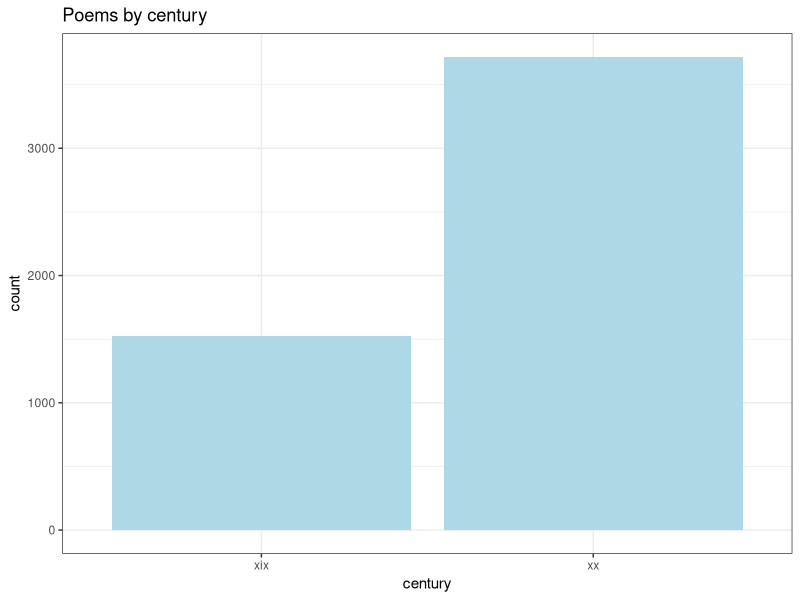
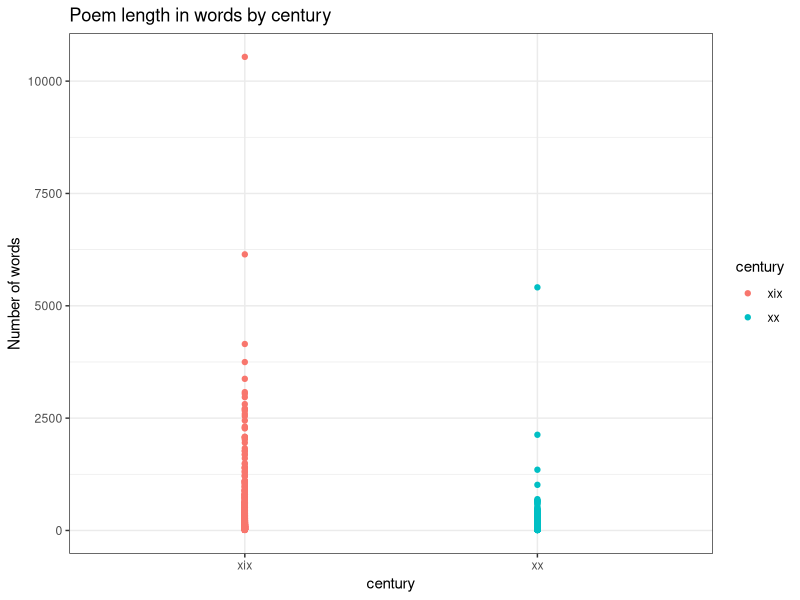
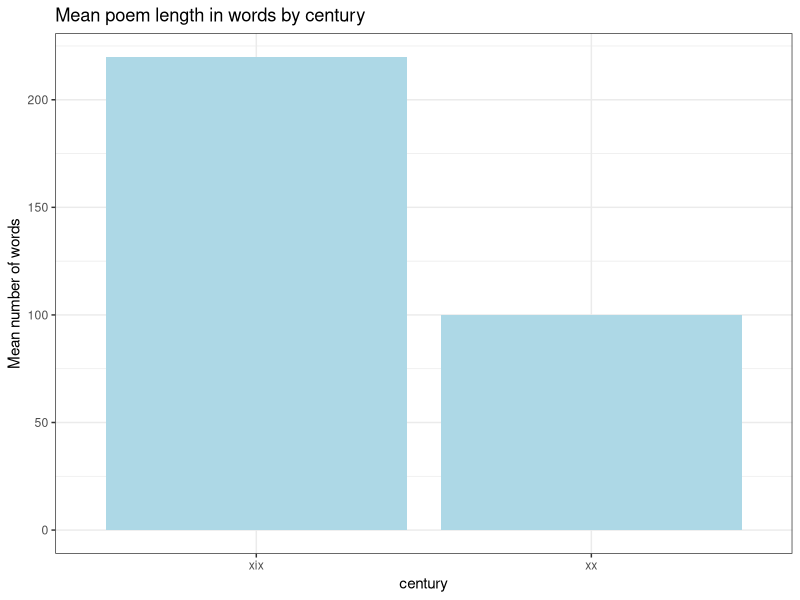
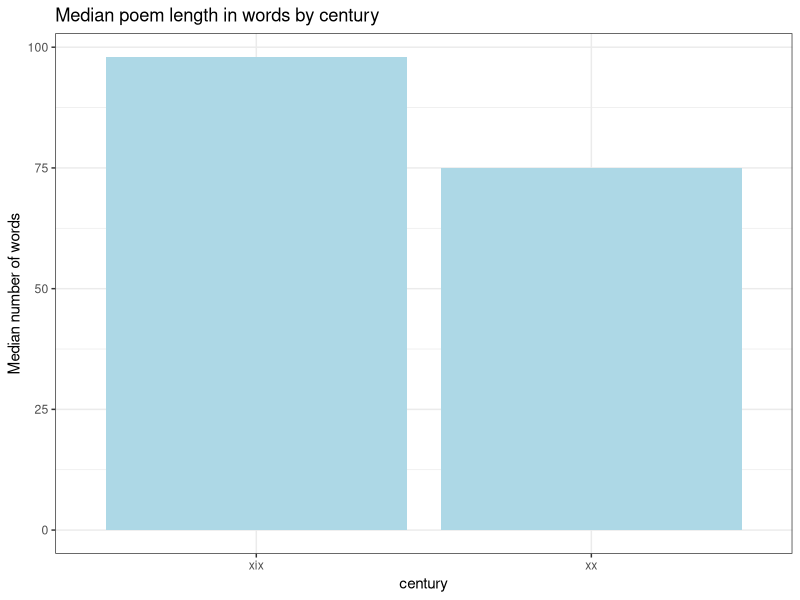
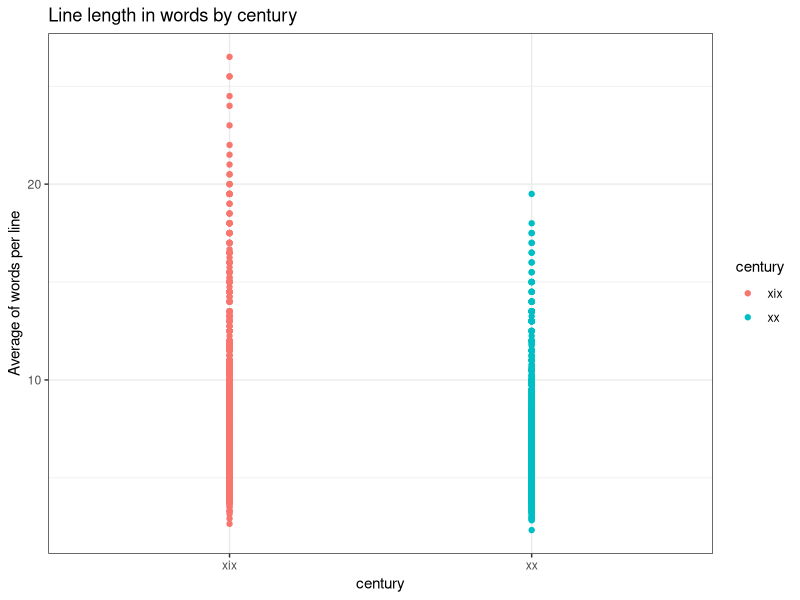
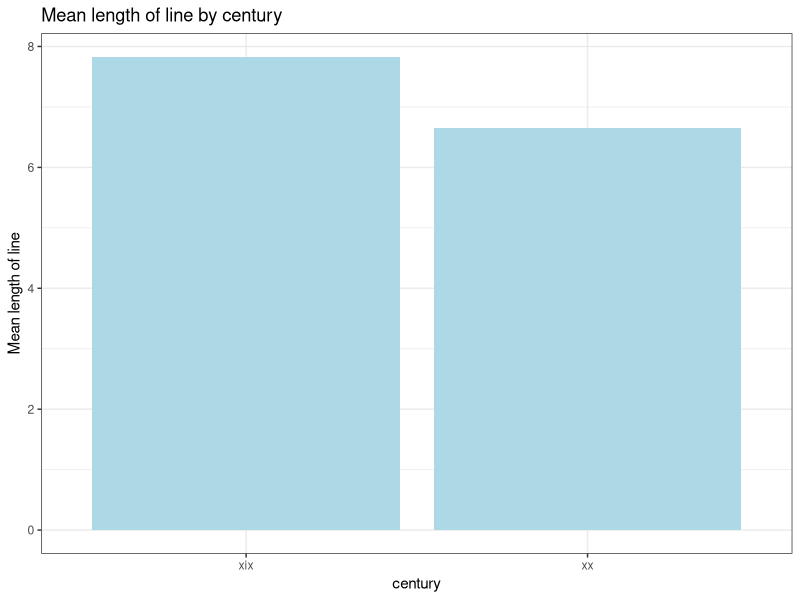
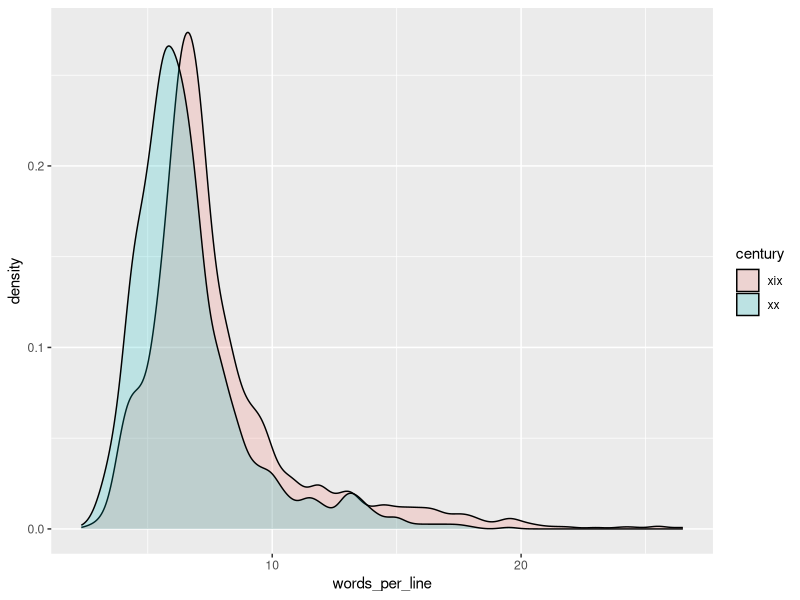
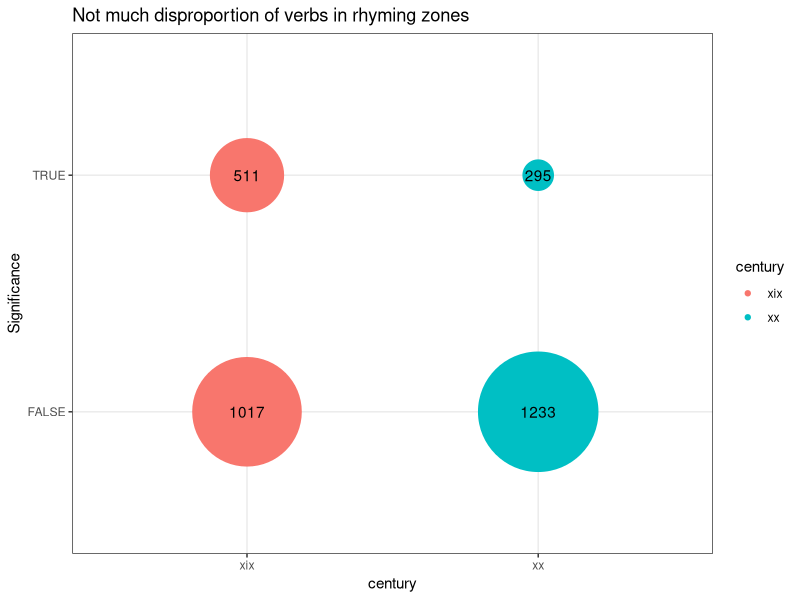

The R source for these figures, in order:
## ---- chunk 1
library(tidyverse)
poetic <- read.csv("poetic.csv")

poetic <- poetic[, c(5, 3, 11, 4, 2, 10, 6, 8, 7, 9)]
str(poetic)
## ---- chunk 2
no_rhymes <- poetic[poetic$rhymes == 0, ]
str(no_rhymes)
## ---- chunk 3
poetic <- poetic[poetic$rhymes > 0, ]
str(poetic)
## ---- chunk 4
poetic %>% 
  ggplot(aes(century)) +
  geom_bar(fill = "lightblue") +
  labs(title = "Poems by century") +
  theme_bw()
## ---- chunk 5
xx_cent <- poetic[poetic$century == "xx", ]
xix_cent <- poetic[poetic$century == "xix", ]

set.seed(42)
xx_cent_short <- sample_n(xx_cent, 1528)

poems <- rbind(xix_cent, xx_cent_short)
str(poems)
## ---- chunk 6
poems$words_per_line <- round(poems$words / poems$rhymes, 2)
poems$percentage_verbs <- round(poems$verbs / poems$words, 2)
poems$percentage_rhyming_verbs <- round(poems$rhyming_verbs / poems$rhymes, 2)

head(poems)
## ---- chunk 7
poems %>% 
  ggplot(aes(century, words))+
  geom_point(aes(color = century)) +
  labs(title = "Poem length in words by century") +
  ylab("Number of words") +
  theme_bw()
## ---- chunk 8
poems %>% 
  group_by(century) %>% 
  summarise(mean_words = mean(words))  %>% 
  ggplot(aes(x = century, y = mean_words)) +
  geom_col(fill = "lightblue") +
  labs(title = "Mean poem length in words by century") +
  ylab("Mean number of words") +
  theme_bw()
  
## ---- chunk 9
poems %>% 
  group_by(century) %>% 
  summarise(median_words = median(words))  %>% 
  ggplot(aes(x = century, y = median_words)) +
  geom_col(fill = "lightblue") +
  labs(title = "Median poem length in words by century") +
  ylab("Median number of words") +
  theme_bw()

## ---- chunk 10
poems %>% 
  group_by(century) %>%
  summarise(mean_line_length = mean(words_per_line))
## ---- chunk 11
poems %>% 
  ggplot(aes(century, words_per_line))+
  geom_point(aes(color = century)) +
  labs(title = "Line length in words by century") +
  ylab("Average of words per line") +
  theme_bw()
## ---- chunk 12
poems %>% 
  group_by(century) %>%
  summarise(mean_line_length = mean(words_per_line)) %>% 
  ggplot(aes(x = century, y = mean_line_length)) +
  geom_col(fill = "lightblue") +
  labs(title = "Mean length of line by century") +
  ylab("Mean length of line") +
  theme_bw()

## ---- chunk 13
poems %>% 
  ggplot(aes(words_per_line, fill = century))+
  geom_density(alpha = 0.2)

## ---- chunk 14
xix_cent$words_per_line <- round(xix_cent$words / xix_cent$rhymes, 2)
xx_cent_short$words_per_line <- round(xx_cent_short$words / xx_cent_short$rhymes, 2)


sd(xix_cent$words_per_line)
sd(xx_cent_short$words_per_line)

## ---- chunk 15
t.test(xix_cent$words_per_line, xx_cent_short$words_per_line, alternative = "two.sided", var.equal = FALSE)

## ---- chunk 16

btest <- function(x, n, p) {binom.test(x, n, p, alternative=
                           "two.sided", conf.level = 0.95)$p.value}
poems$pval <- mapply(btest, poems$rhyming_verbs, poems$rhymes, poems$percentage_verbs)

poems$reject_null_hyp <- poems$pval < 0.05
  
head(poems)  

## ---- chunk 17
poems$fewer_rhyming_verbs <- poems$percentage_rhyming_verbs < poems$percentage_verbs

head(poems)
## ---- chunk 18
significantly_fewer_r_verbs <- poems[(poems$fewer_rhyming_verbs == TRUE & 
                                        poems$reject_null_hyp == TRUE), ]
str(significantly_fewer_r_verbs)
## ---- chunk 19
significantly_more_r_verbs <- poems[(poems$fewer_rhyming_verbs == FALSE & 
                                        poems$reject_null_hyp == TRUE), ]
str(significantly_more_r_verbs)
## ---- chunk 20
poems %>% 
  group_by(century, reject_null_hyp) %>% 
  summarise(n())
  
## ---- chunk 21
poems %>% 
  group_by(century, reject_null_hyp) %>% 
  summarise(number = n()) %>% 
  ggplot(aes(century, reject_null_hyp, label = number)) +
  geom_point(aes(size = number, color = century))+
  geom_text() +
  scale_size(range = c(10, 40))+
  guides(size = F) +
  labs(title = "Not much disproportion of verbs in rhyming zones")+
  ylab("Significance")+
  theme_bw()

## ---- chunk 22
contingency_table <- matrix(c(511, 1017, 303, 1225), nrow = 2, ncol = 2, byrow = TRUE)
dimnames(contingency_table) <- list(c("XIX century", "XX century"),
                                    c("more rhyming verbs", "no disproportion"))
                                  
contingency_table
## ---- chunk 23
fisher.test(contingency_table)
